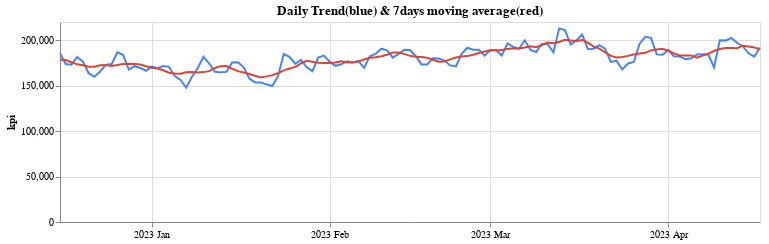
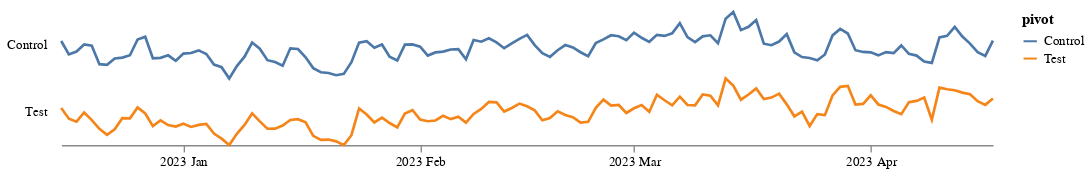

Notebook cell for these charts, in order:
### Code cell
# @title Step.2
case_1.load_data()
case_1.format_data()

if case_1.purpose_selection.selected_index == 0:
  case_1.ci_objs = []
  try:
    case_1.ci_obj = case_1.create_causalimpact_object(
        case_1.df_shaped,
        case_1.date_col.value,
        case_1.pre_period_start.value,
        case_1.pre_period_end.value,
        case_1.post_period_start.value,
        case_1.post_period_end.value,
    )
    case_1.ci_objs.append(case_1.ci_obj)
    success_text(
        '\nSuccess! CausalImpact has been performed. Check the results in the'
        ' next cell.'
    )
  except Exception as e:
    failure_text('\n\nFailure!!')
    print('Error: {}'.format(e))
    print('Please check the following:')
    print('* Duration of experiment (pre and post).')
    failure_text('▲▲▲▲▲▲\n\n')
    raise Exception('Please check Failure')

elif (
    case_1.purpose_selection.selected_index == 1
    and case_1.design_type.selected_index == 0
):
  case_1.n_part_split()
  case_1.reconstitute_dataframe()

elif (
    case_1.purpose_selection.selected_index == 1
    and case_1.design_type.selected_index == 1
):
  case_1.find_similar()
  case_1.reconstitute_dataframe()

### Figure 1 — Vega-Lite specification as saved in the notebook (floating-point values rounded to 4 significant figures)
{"config": {"view": {"continuousWidth": 400, "continuousHeight": 300}}, "layer": [{"mark": "line", "encoding": {"color": {"value": "#4285F4"}, "x": {"axis": {"format": "%Y %b", "tickCount": 4, "title": ""}, "field": "Date", "type": "temporal"}, "y": {"axis": {"title": "kpi"}, "field": "value", "type": "quantitative"}}}, {"mark": "line", "encoding": {"color": {"value": "#DB4437"}, "x": {"field": "Date", "type": "temporal"}, "y": {"field": "rolling_mean", "type": "quantitative"}}, "transform": [{"window": [{"op": "mean", "field": "value", "as": "rolling_mean"}], "frame": [-4, 3]}]}], "data": {"name": "data-50fc9cfea6431fe091344ba22383cf88"}, "height": 200, "title": {"text": ["Daily Trend(blue) & 7days moving average(red)"]}, "width": 700, "$schema": "https://vega.github.io/schema/vega-lite/v4.17.0.json", "datasets": {"data-50fc9cfea6431fe091344ba22383cf88": [{"Date": "2022-12-16", "value": 185761}, {"Date": "2022-12-17", "value": 173796}, {"Date": "2022-12-18", "value": 173096}, {"Date": "2022-12-19", "value": 181591}, {"Date": "2022-12-20", "value": 176327}, {"Date": "2022-12-21", "value": 163664}, {"Date": "2022-12-22", "value": 159690}, {"Date": "2022-12-23", "value": 165584}, {"Date": "2022-12-24", "value": 172884}, {"Date": "2022-12-25", "value": 173687}, {"Date": "2022-12-26", "value": 186670}, {"Date": "2022-12-27", "value": 184025}, {"Date": "2022-12-28", "value": 167649}, {"Date": "2022-12-29", "value": 171411}, {"Date": "2022-12-30", "value": 169470}, {"Date": "2022-12-31", "value": 166396}, {"Date": "2023-01-01", "value": 170945}, {"Date": "2023-01-02", "value": 169194}, {"Date": "2023-01-03", "value": 171546}, {"Date": "2023-01-04", "value": 170667}, {"Date": "2023-01-05", "value": 160533}, {"Date": "2023-01-06", "value": 156324}, {"Date": "2023-01-07", "value": 147825}, {"Date": "2023-01-08", "value": 159767}, {"Date": "2023-01-09", "value": 169069}, {"Date": "2023-01-10", "value": 181808}, {"Date": "2023-01-11", "value": 174360}, {"Date": "2023-01-12", "value": 165265}, {"Date": "2023-01-13", "value": 164593}, {"Date": "2023-01-14", "value": 165124}, {"Date": "2023-01-15", "value": 175416}, {"Date": "2023-01-16", "value": 175662}, {"Date": "2023-01-17", "value": 170421}, {"Date": "2023-01-18", "value": 157695}, {"Date": "2023-01-19", "value": 153555}, {"Date": "2023-01-20", "value": 153460}, {"Date": "2023-01-21", "value": 151431}, {"Date": "2023-01-22", "value": 149648}, {"Date": "2023-01-23", "value": 160413}, {"Date": "2023-01-24", "value": 184795}, {"Date": "2023-01-25", "value": 181611}, {"Date": "2023-01-26", "value": 174088}, {"Date": "2023-01-27", "value": 178417}, {"Date": "2023-01-28", "value": 170185}, {"Date": "2023-01-29", "value": 165950}, {"Date": "2023-01-30", "value": 180911}, {"Date": "2023-01-31", "value": 183073}, {"Date": "2023-02-01", "value": 176347}, {"Date": "2023-02-02", "value": 171771}, {"Date": "2023-02-03", "value": 173478}, {"Date": "2023-02-04", "value": 176698}, {"Date": "2023-02-05", "value": 175472}, {"Date": "2023-02-06", "value": 177160}, {"Date": "2023-02-07", "value": 169475}, {"Date": "2023-02-08", "value": 182406}, {"Date": "2023-02-09", "value": 184921}, {"Date": "2023-02-10", "value": 190662}, {"Date": "2023-02-11", "value": 188782}, {"Date": "2023-02-12", "value": 180718}, {"Date": "2023-02-13", "value": 184855}, {"Date": "2023-02-14", "value": 189365}, {"Date": "2023-02-15", "value": 189207}, {"Date": "2023-02-16", "value": 182655}, {"Date": "2023-02-17", "value": 173356}, {"Date": "2023-02-18", "value": 173248}, {"Date": "2023-02-19", "value": 180038}, {"Date": "2023-02-20", "value": 179769}, {"Date": "2023-02-21", "value": 177532}, {"Date": "2023-02-22", "value": 172262}, {"Date": "2023-02-23", "value": 171141}, {"Date": "2023-02-24", "value": 185075}, {"Date": "2023-02-25", "value": 191676}, {"Date": "2023-02-26", "value": 189526}, {"Date": "2023-02-27", "value": 189556}, {"Date": "2023-02-28", "value": 182995}, {"Date": "2023-03-01", "value": 188912}, {"Date": "2023-03-02", "value": 188867}, {"Date": "2023-03-03", "value": 183083}, {"Date": "2023-03-04", "value": 196517}, {"Date": "2023-03-05", "value": 192611}, {"Date": "2023-03-06", "value": 190474}, {"Date": "2023-03-07", "value": 199897}, {"Date": "2023-03-08", "value": 189151}, {"Date": "2023-03-09", "value": 186975}, {"Date": "2023-03-10", "value": 196105}, {"Date": "2023-03-11", "value": 195683}, {"Date": "2023-03-12", "value": 186559}, {"Date": "2023-03-13", "value": 212987}, {"Date": "2023-03-14", "value": 211181}, {"Date": "2023-03-15", "value": 195250}, {"Date": "2023-03-16", "value": 199783}, {"Date": "2023-03-17", "value": 206271}, {"Date": "2023-03-18", "value": 190344}, {"Date": "2023-03-19", "value": 190640}, {"Date": "2023-03-20", "value": 194560}, {"Date": "2023-03-21", "value": 190743}, {"Date": "2023-03-22", "value": 176095}, {"Date": "2023-03-23", "value": 177264}, {"Date": "2023-03-24", "value": 167818}, {"Date": "2023-03-25", "value": 174379}, {"Date": "2023-03-26", "value": 176028}, {"Date": "2023-03-27", "value": 195811}, {"Date": "2023-03-28", "value": 203757}, {"Date": "2023-03-29", "value": 202585}, {"Date": "2023-03-30", "value": 184353}, {"Date": "2023-03-31", "value": 184005}, {"Date": "2023-04-01", "value": 189217}, {"Date": "2023-04-02", "value": 182329}, {"Date": "2023-04-03", "value": 182113}, {"Date": "2023-04-04", "value": 179100}, {"Date": "2023-04-05", "value": 180143}, {"Date": "2023-04-06", "value": 184361}, {"Date": "2023-04-07", "value": 184482}, {"Date": "2023-04-08", "value": 184238}, {"Date": "2023-04-09", "value": 169879}, {"Date": "2023-04-10", "value": 199963}, {"Date": "2023-04-11", "value": 199528}, {"Date": "2023-04-12", "value": 202427}, {"Date": "2023-04-13", "value": 197135}, {"Date": "2023-04-14", "value": 193355}, {"Date": "2023-04-15", "value": 185585}, {"Date": "2023-04-16", "value": 181868}, {"Date": "2023-04-17", "value": 191913}]}}

### Figure 2 — Vega-Lite specification as saved in the notebook (floating-point values rounded to 4 significant figures)
{"config": {"view": {"continuousWidth": 400, "continuousHeight": 300, "stroke": null}, "facet": {"spacing": 0}, "title": {"anchor": "end"}}, "data": {"name": "data-d9bebd3f74f43f522548c8ce3ce4eef7"}, "mark": "line", "bounds": "flush", "encoding": {"color": {"field": "pivot", "type": "nominal"}, "row": {"field": "pivot", "header": {"labelAlign": "left", "labelAngle": 0}, "title": null, "type": "nominal"}, "x": {"axis": {"format": "%Y %b", "grid": false, "tickCount": 4}, "field": "Date", "title": null, "type": "temporal"}, "y": {"axis": null, "field": "kpi", "stack": null, "type": "quantitative"}}, "height": 50, "transform": [{"fold": ["Test", "Control"], "as": ["pivot", "kpi"]}], "width": 700, "$schema": "https://vega.github.io/schema/vega-lite/v4.17.0.json", "datasets": {"data-d9bebd3f74f43f522548c8ce3ce4eef7": [{"Date": "2022-12-16T00:00:00", "Test": 0.5565, "Control": 0.5644}, {"Date": "2022-12-17T00:00:00", "Test": 0.3966, "Control": 0.3616}, {"Date": "2022-12-18T00:00:00", "Test": 0.352, "Control": 0.4058}, {"Date": "2022-12-19T00:00:00", "Test": 0.4898, "Control": 0.5112}, {"Date": "2022-12-20T00:00:00", "Test": 0.3742, "Control": 0.4938}, {"Date": "2022-12-21T00:00:00", "Test": 0.245, "Control": 0.2157}, {"Date": "2022-12-22T00:00:00", "Test": 0.1557, "Control": 0.2058}, {"Date": "2022-12-23T00:00:00", "Test": 0.2371, "Control": 0.3015}, {"Date": "2022-12-24T00:00:00", "Test": 0.4047, "Control": 0.314}, {"Date": "2022-12-25T00:00:00", "Test": 0.4014, "Control": 0.3498}, {"Date": "2022-12-26T00:00:00", "Test": 0.5648, "Control": 0.5859}, {"Date": "2022-12-27T00:00:00", "Test": 0.4749, "Control": 0.6277}, {"Date": "2022-12-28T00:00:00", "Test": 0.2849, "Control": 0.3044}, {"Date": "2022-12-29T00:00:00", "Test": 0.3714, "Control": 0.3107}, {"Date": "2022-12-30T00:00:00", "Test": 0.3005, "Control": 0.3491}, {"Date": "2022-12-31T00:00:00", "Test": 0.2784, "Control": 0.2668}, {"Date": "2023-01-01T00:00:00", "Test": 0.3199, "Control": 0.3745}, {"Date": "2023-01-02T00:00:00", "Test": 0.2724, "Control": 0.3832}, {"Date": "2023-01-03T00:00:00", "Test": 0.304, "Control": 0.4228}, {"Date": "2023-01-04T00:00:00", "Test": 0.3169, "Control": 0.3687}, {"Date": "2023-01-05T00:00:00", "Test": 0.1738, "Control": 0.2093}, {"Date": "2023-01-06T00:00:00", "Test": 0.09675, "Control": 0.1709}, {"Date": "2023-01-07T00:00:00", "Test": 0.0001202, "Control": 0.0}, {"Date": "2023-01-08T00:00:00", "Test": 0.1694, "Control": 0.187}, {"Date": "2023-01-09T00:00:00", "Test": 0.3037, "Control": 0.3288}, {"Date": "2023-01-10T00:00:00", "Test": 0.4761, "Control": 0.5412}, {"Date": "2023-01-11T00:00:00", "Test": 0.3557, "Control": 0.4482}, {"Date": "2023-01-12T00:00:00", "Test": 0.2456, "Control": 0.2758}, {"Date": "2023-01-13T00:00:00", "Test": 0.2466, "Control": 0.2485}, {"Date": "2023-01-14T00:00:00", "Test": 0.2944, "Control": 0.1929}, {"Date": "2023-01-15T00:00:00", "Test": 0.3774, "Control": 0.454}, {"Date": "2023-01-16T00:00:00", "Test": 0.3895, "Control": 0.4441}, {"Date": "2023-01-17T00:00:00", "Test": 0.3419, "Control": 0.3197}, {"Date": "2023-01-18T00:00:00", "Test": 0.1389, "Control": 0.1563}, {"Date": "2023-01-19T00:00:00", "Test": 0.07829, "Control": 0.09457}, {"Date": "2023-01-20T00:00:00", "Test": 0.08304, "Control": 0.08339}, {"Date": "2023-01-21T00:00:00", "Test": 0.05572, "Control": 0.04935}, {"Date": "2023-01-22T00:00:00", "Test": 0.0, "Control": 0.06976}, {"Date": "2023-01-23T00:00:00", "Test": 0.1483, "Control": 0.2451}, {"Date": "2023-01-24T00:00:00", "Test": 0.5487, "Control": 0.5399}, {"Date": "2023-01-25T00:00:00", "Test": 0.4586, "Control": 0.5614}, {"Date": "2023-01-26T00:00:00", "Test": 0.3398, "Control": 0.463}, {"Date": "2023-01-27T00:00:00", "Test": 0.4127, "Control": 0.5124}, {"Date": "2023-01-28T00:00:00", "Test": 0.3317, "Control": 0.3269}, {"Date": "2023-01-29T00:00:00", "Test": 0.265, "Control": 0.2712}, {"Date": "2023-01-30T00:00:00", "Test": 0.4738, "Control": 0.5105}, {"Date": "2023-01-31T00:00:00", "Test": 0.5242, "Control": 0.513}, {"Date": "2023-02-01T00:00:00", "Test": 0.3839, "Control": 0.4791}, {"Date": "2023-02-02T00:00:00", "Test": 0.3582, "Control": 0.3453}, {"Date": "2023-02-03T00:00:00", "Test": 0.3695, "Control": 0.3925}, {"Date": "2023-02-04T00:00:00", "Test": 0.4397, "Control": 0.4039}, {"Date": "2023-02-05T00:00:00", "Test": 0.3901, "Control": 0.436}, {"Date": "2023-02-06T00:00:00", "Test": 0.4273, "Control": 0.4412}, {"Date": "2023-02-07T00:00:00", "Test": 0.3379, "Control": 0.29}, {"Date": "2023-02-08T00:00:00", "Test": 0.4672, "Control": 0.5781}, {"Date": "2023-02-09T00:00:00", "Test": 0.5435, "Control": 0.553}, {"Date": "2023-02-10T00:00:00", "Test": 0.6486, "Control": 0.6052}, {"Date": "2023-02-11T00:00:00", "Test": 0.6421, "Control": 0.5438}, {"Date": "2023-02-12T00:00:00", "Test": 0.5041, "Control": 0.4552}, {"Date": "2023-02-13T00:00:00", "Test": 0.5568, "Control": 0.5293}, {"Date": "2023-02-14T00:00:00", "Test": 0.6233, "Control": 0.5959}, {"Date": "2023-02-15T00:00:00", "Test": 0.5822, "Control": 0.655}, {"Date": "2023-02-16T00:00:00", "Test": 0.5212, "Control": 0.5019}, {"Date": "2023-02-17T00:00:00", "Test": 0.3734, "Control": 0.3818}, {"Date": "2023-02-18T00:00:00", "Test": 0.4062, "Control": 0.3254}, {"Date": "2023-02-19T00:00:00", "Test": 0.5067, "Control": 0.4251}, {"Date": "2023-02-20T00:00:00", "Test": 0.4512, "Control": 0.503}, {"Date": "2023-02-21T00:00:00", "Test": 0.42, "Control": 0.467}, {"Date": "2023-02-22T00:00:00", "Test": 0.3386, "Control": 0.3951}, {"Date": "2023-02-23T00:00:00", "Test": 0.349, "Control": 0.3358}, {"Date": "2023-02-24T00:00:00", "Test": 0.5598, "Control": 0.533}, {"Date": "2023-02-25T00:00:00", "Test": 0.6833, "Control": 0.5888}, {"Date": "2023-02-26T00:00:00", "Test": 0.5928, "Control": 0.6505}, {"Date": "2023-02-27T00:00:00", "Test": 0.6026, "Control": 0.6361}, {"Date": "2023-02-28T00:00:00", "Test": 0.4829, "Control": 0.5756}, {"Date": "2023-03-01T00:00:00", "Test": 0.5533, "Control": 0.6897}, {"Date": "2023-03-02T00:00:00", "Test": 0.6011, "Control": 0.6121}, {"Date": "2023-03-03T00:00:00", "Test": 0.5, "Control": 0.5518}, {"Date": "2023-03-04T00:00:00", "Test": 0.7574, "Control": 0.6559}, {"Date": "2023-03-05T00:00:00", "Test": 0.6734, "Control": 0.6401}, {"Date": "2023-03-06T00:00:00", "Test": 0.5977, "Control": 0.6788}, {"Date": "2023-03-07T00:00:00", "Test": 0.7281, "Control": 0.8314}, {"Date": "2023-03-08T00:00:00", "Test": 0.6022, "Control": 0.6212}, {"Date": "2023-03-09T00:00:00", "Test": 0.5969, "Control": 0.5465}, {"Date": "2023-03-10T00:00:00", "Test": 0.7613, "Control": 0.634}, {"Date": "2023-03-11T00:00:00", "Test": 0.7412, "Control": 0.6497}, {"Date": "2023-03-12T00:00:00", "Test": 0.5976, "Control": 0.5296}, {"Date": "2023-03-13T00:00:00", "Test": 1.0, "Control": 0.8992}, {"Date": "2023-03-14T00:00:00", "Test": 0.8931, "Control": 1.0}, {"Date": "2023-03-15T00:00:00", "Test": 0.6818, "Control": 0.7276}, {"Date": "2023-03-16T00:00:00", "Test": 0.7594, "Control": 0.7774}, {"Date": "2023-03-17T00:00:00", "Test": 0.851, "Control": 0.8795}, {"Date": "2023-03-18T00:00:00", "Test": 0.6924, "Control": 0.5235}, {"Date": "2023-03-19T00:00:00", "Test": 0.7138, "Control": 0.5008}, {"Date": "2023-03-20T00:00:00", "Test": 0.7733, "Control": 0.556}, {"Date": "2023-03-21T00:00:00", "Test": 0.6118, "Control": 0.6666}, {"Date": "2023-03-22T00:00:00", "Test": 0.432, "Control": 0.3932}, {"Date": "2023-03-23T00:00:00", "Test": 0.5043, "Control": 0.323}, {"Date": "2023-03-24T00:00:00", "Test": 0.2869, "Control": 0.3077}, {"Date": "2023-03-25T00:00:00", "Test": 0.4659, "Control": 0.2739}, {"Date": "2023-03-26T00:00:00", "Test": 0.4501, "Control": 0.3619}, {"Date": "2023-03-27T00:00:00", "Test": 0.7453, "Control": 0.6482}, {"Date": "2023-03-28T00:00:00", "Test": 0.8755, "Control": 0.7447}, {"Date": "2023-03-29T00:00:00", "Test": 0.8903, "Control": 0.6765}, {"Date": "2023-03-30T00:00:00", "Test": 0.6098, "Control": 0.4259}, {"Date": "2023-03-31T00:00:00", "Test": 0.6181, "Control": 0.3995}, {"Date": "2023-04-01T00:00:00", "Test": 0.7472, "Control": 0.3934}, {"Date": "2023-04-02T00:00:00", "Test": 0.6101, "Control": 0.3483}, {"Date": "2023-04-03T00:00:00", "Test": 0.5742, "Control": 0.397}, {"Date": "2023-04-04T00:00:00", "Test": 0.5117, "Control": 0.3813}, {"Date": "2023-04-05T00:00:00", "Test": 0.4641, "Control": 0.4967}, {"Date": "2023-04-06T00:00:00", "Test": 0.6446, "Control": 0.3711}, {"Date": "2023-04-07T00:00:00", "Test": 0.6642, "Control": 0.3446}, {"Date": "2023-04-08T00:00:00", "Test": 0.7145, "Control": 0.2554}, {"Date": "2023-04-09T00:00:00", "Test": 0.3825, "Control": 0.2346}, {"Date": "2023-04-10T00:00:00", "Test": 0.8636, "Control": 0.6188}, {"Date": "2023-04-11T00:00:00", "Test": 0.8384, "Control": 0.6422}, {"Date": "2023-04-12T00:00:00", "Test": 0.8236, "Control": 0.7764}, {"Date": "2023-04-13T00:00:00", "Test": 0.7886, "Control": 0.6299}, {"Date": "2023-04-14T00:00:00", "Test": 0.7637, "Control": 0.5252}, {"Date": "2023-04-15T00:00:00", "Test": 0.659, "Control": 0.3948}, {"Date": "2023-04-16T00:00:00", "Test": 0.6043, "Control": 0.3398}, {"Date": "2023-04-17T00:00:00", "Test": 0.7006, "Control": 0.5704}]}}
